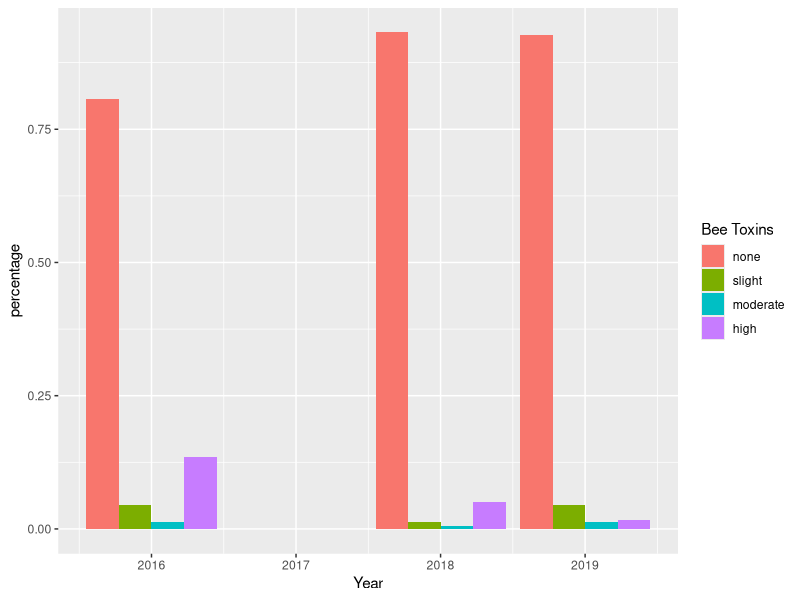
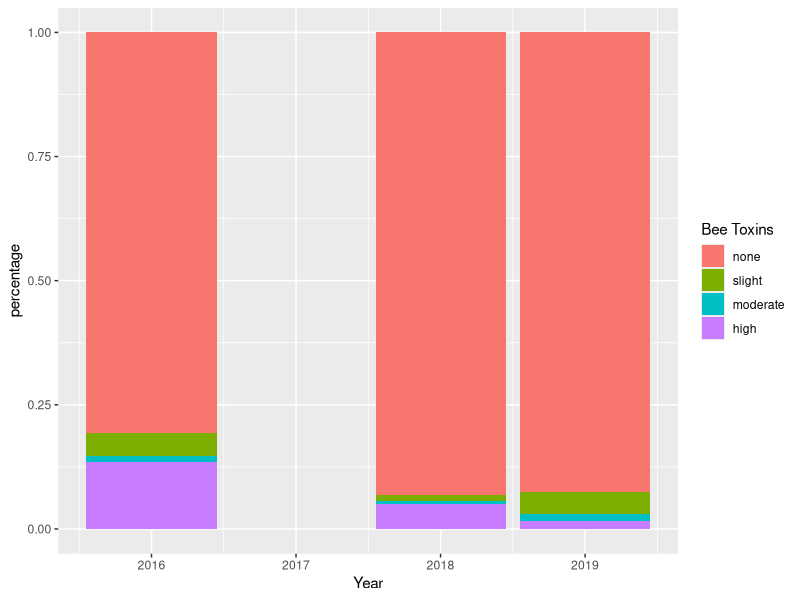

These figures' R source, in order:
##  for data info see
##  https://quickstats.nass.usda.gov/

##  Note: CV Coefficient of variation. Available for the 2012 Census of Agriculture
##        only. County-level CVs are generalized.

library(tidyverse)
library(magrittr)

#############################################################
## load data

strawb <- read.csv("Strawberries.csv")

#############################################################
## Drop the no-info columns

#去掉没有信息的列

drop_no_info_cols <- function(df){
  cnames = colnames(strawb)
  T = NULL
  for(i in 1:ncol(df)){T <- c(T, nrow(unique(df[i])))}
  drop_cols <- cnames[which(T == 1)]
  return(select(df, !all_of(drop_cols)))
}

strawb <- drop_no_info_cols(strawb)

#############################################################

#把"Data.Item"分成4个部分

strawb %<>% separate(col=Data.Item,
                     into = c("Strawberries", "items", "discription", "units"),
                     sep = ",",
                     fill = "right")

## explore

#看看straw里的"Strawberries", "items", "discription", "units"这几列有哪些类信息

distinct(strawb, Strawberries)
distinct(strawb, items)
distinct(strawb, discription)
distinct(strawb, units)
?distinct



#############################################################
## Separate Domain into 2 columns

#把"Domain"分成2个部分

strawb %<>%  separate(col=Domain,
                      into = c("dname", "type" ), 
                      sep = ",", 
                      fill = "right")

distinct(strawb, dname)
distinct(strawb, type)

#############################################################
## make a copy of Domain.Category

#创建"Chemicals",内容等于"Domain.Category"

strawb %<>% 
  mutate(Chemicals = Domain.Category) %>% 
  relocate(Chemicals, .after = Domain.Category) 

## vector of logicals for each row with "CHEM" at 
## the start of strawb$Chemicals

#把"Chemicals"里写了"CHEM"的挑出来,然后看有多少个

bb <- strawb$Chemicals %>% str_detect("CHEM")
bb
sum(bb)
?str_detect


## index 

#dim(x)讲解：http://www.stat.umn.edu/macanova/htmlhelp/node95.htm
#dim(x)[1]是行数，dim(x)[2]是列数

ind_C <- (!bb)*(1:dim(strawb)[1])

#去掉ind_C中的0
#r1即为chemical 列中不含字符串“CHEM”的项的index
r1 <- ind_C[ind_C > 0]
## set entries in Chemicals column to " " if they don't start with CHEM

#将"Chemicals"里没有写"CHEM"的项变成空的

strawb$Chemicals[r1] <- " "

strawb$Chemicals[r1]

#############################################################
## now we need a list of chemicals

#把"Chemicals"分成2个部分

# This line of code change the setting, helping us skip any entry that cannot be translated.
# https://stackoverflow.com/questions/4993837/r-invalid-multibyte-string
Sys.setlocale("LC_ALL", "C")


strawb %<>% separate(col = Chemicals,
                     into = c("title", "details"),
                     sep = '[:]',
                     fill = "right",)






#str_trim()从字符串的开头和结尾删除空格
#str_squish()还减少了字符串内的重复空格
library(stringr)
?str_extract()

# ----------------------------------
distinct(strawb, details)
unique(str_trim(strawb$details))
unique(strawb$details)
unique(str_extract(str_trim(strawb$details) ,"[^(].*[^)]")) 
#其中[^(]意思是以(开头的 .的意思不明 *意思是重复此操作多次 [^)]意思是匹配)
# 见10:03   https://www.youtube.com/watch?v=PcUJXrN-C_E&ab_channel=RProgramming

unique(str_extract(str_trim(strawb$details) ,"[^(].+[^)]"))
# 这种方式也可取出括号中的内容
# https://stackoverflow.com/questions/38231081/extract-info-inside-parenthesis-in-r
unique(str_match(str_trim(strawb$details), "\\((.*)\\)"))

# -----------------------------------

# 取出detail列的括号中的内容(除去括号)，原理见上
strawb %<>% mutate(details = str_extract(str_trim(details) ,"[^(].*[^)]") )
# 除掉type列的空格
strawb %<>% mutate(type = str_trim(type))


distinct(strawb, details)
distinct(strawb, type)


#############################################################
## Note that the 3021 rows in strawb have been spit into three subsets here
## But, be careful -- the columns are sill not sorted out
## 根据化学类型（type列）把数据分成了四个类别
strawb_chem <- strawb %>% filter((type=="FUNGICIDE")|
                                   (type=="HERBICIDE")|
                                   (type=="INSECTICIDE"))

strawb_other <- strawb %>% filter(type=="OTHER")

strawb_na <- strawb %>% filter(is.na(type)==TRUE)

#############################################################
## look at herbicides in particular

strawb_herb <- strawb %>% 
  filter(type=="HERBICIDE")

distinct(strawb_herb, details)

## more exploration

distinct(strawb_chem, details)
distinct(strawb_other, details)
distinct(strawb_na, details)

#############################################################
#############################################################
## explore California

strawb_chem <- drop_no_info_cols(strawb_chem)
strawb_other <- drop_no_info_cols(strawb_other)
names(strawb_chem)
names(strawb)

chem_list <- distinct(strawb_chem, details)

chem_list <- rbind2(chem_list,distinct(strawb_other, details))

strawb_california_2020 <- strawb %>% filter((State == "CALIFORNIA")&(Year==2020))

## aa <- strawb$Year[4]
## GLUFOSINATE-AMMONIUM = 128850

strawb__2019_Californi_GLUFOSINATE_AMMONIUM <- strawb_herb %>% filter((State=="CALIFORNIA")&
                                                                        (Year==2019)&
                                                                        (details=="GLUFOSINATE-AMMONIUM = 128850"))

## this table is full of repetition and multiple related measurements!!

#############################################################
### let's look at the other states

distinct(strawb_chem, State)

#############################################################
#############################################################
### focus on Florida

strawb_chem_FLORIDA_2020 <- strawb_chem %>% 
  filter((State == "FLORIDA")&(Year==2020))


head(strawb_chem_FLORIDA_2020)

## there's nothing in strawb_chem_FLORIDA_2020 -- California was the same way
## probably drop year 2020

strawb_chem_FLORIDA_2019 <- strawb_chem %>% 
  filter((State == "FLORIDA")&(Year==2019))

head(strawb_chem_FLORIDA_2019)

strawb_herb_FLORIDA_2019  <- strawb_herb %>% 
  filter((State == "FLORIDA")&(Year==2019))

head(strawb_herb_FLORIDA_2019)
## get rid of as much redundant data as possible

strawb_herb_FLORIDA_2019 <- drop_no_info_cols(strawb_herb_FLORIDA_2019)
head(strawb_herb_FLORIDA_2019)
str(strawb_herb_FLORIDA_2019)


## this is a table for Florida Strawberries Herbicides 2019
## get rid of the redundant Domain.Category column

strawb_herb_FLORIDA_2019 %<>% 
  select(-Domain.Category)




head(strawb_herb_FLORIDA_2019)

# strawb_herb_FLORIDA_2019_a <- straw_h %>% 
#   pivot_wider()

## Note that there is still a lot of clean-up left to do -- 
## which could have been done earlier in the larger table
## but we'll do it here 
## also note that there is no data available -- except for the identity
## of the herbicides used

strawb_herb_FLORIDA_2019 %<>% separate(col = items,
                                       into = c("it", "what"), 
                                       sep = "-",
                                       fill = "right")


## drop column it

strawb_herb_FLORIDA_2019 %<>%
  select(-it)

## relocate details to the first column

strawb_herb_FLORIDA_2019 %<>%  
  relocate(details, .before = what)

head(strawb_herb_FLORIDA_2019)

## rename "details column to "herbicides"
strawb_herb_FLORIDA_2019 %<>% 
  rename(herbicides = details)

## Now you can clearly see that this is a small table of 5 herbicides measured in 5 ways
## use pivot to make your table wider.  

## This R script has taken you down a path from the large table about strawberries
## to this table about herbicide application in Florida.

## Now, you're ready to go back to the start and deliver your exploration of the entire dataset.
## You can get tables for insecticides, herbicides, fungicides, and fertilizers for each state.

## You don't know the toxicity for each chemical, but you have some examples of both dangerous
## chemicals and benign chemicals.  

## you also don't have CV.  the NASS system has indicated the CV is only available 
## for the year 2021,  

#############################################################
#############################################################
pesticides <- read_csv("Pesticides(1).csv")
pesticides

strawb_select <- select(strawb, Year, State, items, discription, units, dname, type, details, Value)
strawb_select
names(strawb_select)
head(strawb_select)

#去除"Pesticide"和"details"的NA项
pesticides <- pesticides %>% 
  filter(!is.na(Pesticide))
 
strawb_select <- strawb_select %>% 
  filter(!is.na(details))


strawb_select %<>% separate(col = details, 
                            into = c("chemical_name", "chemical_id"), 
                            sep = "=", 
                            fill = "right")
head(strawb_select)


#使"Pesticide"变成大写，这样可以match数据集strawb里的大写


pesticides <- pesticides %>% 
  mutate(Pesticide = toupper(Pesticide))

head(pesticides$Pesticide)

#trimws：删除前导/尾随空格
strawb_select <- strawb_select %>% 
  mutate(chemical_name = str_trim(chemical_name))

# view(strawb_select$chemical_name)

# strawb_select <- mutate(strawb_select, chemical_name = trimws(chemical_name))

# distinct(strawb_select, chemical_name)
# view(distinct(pesticides, Pesticide))


#-----------------------------------------------------------------
#joined <- inner_join(strawb_select, pesticides, 
#                     by = c("chemical_name" = "Pesticide"))

#--------------------------------------------------------------------


pesticides1 <- pesticides %>% 
  rename(chemical_name = Pesticide)
# install.packages("prob")
# library(prob)
## Since inner_join drops all observations that do not match, I choose left_join here.
joined2 <- left_join(strawb_select, pesticides1,
                     by = "chemical_name")

library(dplyr)
# detach("package:stats")
# detach("timeSeries")

length(intersect(pesticides1$chemical_name, strawb_select$chemical_name))
length(unique(pesticides1$chemical_name))
length(unique(strawb_select$chemical_name))

head(pesticides1)
names(pesticides1)




#############################################################

strawb <- read.csv("Strawberries.csv")
joined2
unique(joined2$discription)


# 有几个州，几种计量单位。
distinct(joined2,State)
distinct(joined2, discription)

#按周subset数据
california <- joined2 %>% 
  filter(State == "CALIFORNIA")
florida <- joined2 %>% 
  filter(State == "FLORIDA")
oregon <- joined2 %>% 
  filter(State == "OREGON")
washington <- joined2 %>% 
  filter(State == "WASHINGTON")

# 按化学物质种类subset 加州的数据

cali_chem <- california %>% filter((type=="FUNGICIDE")|
                                   (type=="HERBICIDE")|
                                   (type=="INSECTICIDE"))

flo_chem <- florida %>% filter((type=="FUNGICIDE")|
                                     (type=="HERBICIDE")|
                                     (type=="INSECTICIDE"))

ore_chem <- oregon %>% filter((type=="FUNGICIDE")|
                                     (type=="HERBICIDE")|
                                     (type=="INSECTICIDE"))

wash_chem <- washington %>% filter((type=="FUNGICIDE")|
                                     (type=="HERBICIDE")|
                                     (type=="INSECTICIDE"))






cali_other <- california %>% filter(type=="OTHER")

#no chemical
cali_na <- california %>% filter(is.na(type)==TRUE)


#其中， 含化学物质的按照年份，化学物质种类 计量单位分类。

cali_chem1 <- cali_chem %>% 
  group_by(Year, type, discription) %>% 
  summarise(count = n())


flo_chem1 <- flo_chem %>% 
  group_by(Year, type, discription) %>% 
  summarise(count = n())

ore_chem1 <- ore_chem %>% 
  group_by(Year, type, discription) %>% 
  summarise(count = n())

wash_chem1 <- wash_chem %>% 
  group_by(Year, type, discription) %>% 
  summarise(count = n())






# 我们发现1.加州2017和2020年数据缺失 2. 五种计量单位的使用频率差不多。

#讲value一栏转化为numeric
cali_chem$Value <- as.numeric(cali_chem$Value)
flo_chem$Value <- as.numeric(flo_chem$Value)
ore_chem$Value <- as.numeric(ore_chem$Value)
wash_chem$Value <- as.numeric(wash_chem$Value)




# 在分类总结中加入平均的value, 出现了错误。
# cali_chem1 <- cali_chem %>% 
#   group_by(Year, type, discription) %>% 
#   summarise(count = n(), value_sum = sum(Value))
# 
# flo_chem1 <- cali_chem %>%
#   group_by(Year, type, discription) %>%
#   summarise(count = n(), value_sum = sum(Value))
# 
# cali_chem1 <- cali_chem %>%
#   group_by(Year, type, discription) %>%
#   summarise(count = n(), value_sum = sum(Value))
# 
# cali_chem1 <- cali_chem %>%
#   group_by(Year, type, discription) %>%
#   summarise(count = n(), value_sum = sum(Value))






# 我们发现measured in lb明显大与其它计量单位的量。此处应查pdf关于计量单位的描述作出相应调整。



aa <- !is.na(cali_chem$`Bee Toxins`)
ind_C1 <- (!aa)*(1:dim(cali_chem)[1])
r2 <- ind_C1[ind_C1>0]
cali_chem$`Bee Toxins`[r2] <- "none"



cali_chem_summary <- cali_chem %>% 
  group_by(Year,`Bee Toxins`) %>% 
  summarise(total_usage = sum(Value, na.rm = T))


bb <- !is.na(flo_chem$`Bee Toxins`)
ind_C2 <- (!bb)*(1:dim(flo_chem)[1])
r3 <- ind_C2[ind_C2>0]
flo_chem$`Bee Toxins`[r3] <- "none"



flo_chem_summary <- flo_chem %>% 
  group_by(Year,`Bee Toxins`) %>% 
  summarise(total_usage = sum(Value, na.rm = T))


cc <- !is.na(ore_chem$`Bee Toxins`)
ind_C3 <- (!cc)*(1:dim(ore_chem)[1])
r4 <- ind_C3[ind_C3>0]
ore_chem$`Bee Toxins`[r4] <- "none"


ore_chem_summary <- ore_chem %>% 
  group_by(Year,`Bee Toxins`) %>% 
  summarise(total_usage = sum(Value, na.rm = T))



dd <- !is.na(wash_chem$`Bee Toxins`)
ind_C4 <- (!dd)*(1:dim(wash_chem)[1])
r5 <- ind_C4[ind_C4>0]
wash_chem$`Bee Toxins`[r5] <- "none"

wash_chem_summary <- wash_chem %>% 
  group_by(Year,`Bee Toxins`) %>% 
  summarise(total_usage = sum(Value, na.rm = T))




#尝试给slight 和 none换个顺序

yy <- factor(as.factor(cali_chem_summary$`Bee Toxins`), levels = c("none", "slight" , "moderate", "high"))

cali_chem_summary$`Bee Toxins` <- yy

cali_chem_summary_ordered <- cali_chem_summary %>% 
  arrange(Year,`Bee Toxins`)


# 算出每年总用量
cali_chem_summary1 <- cali_chem_summary %>% 
  group_by(Year) %>% 
  summarise(useageofyear = sum(total_usage))

flo_chem_summary <- flo_chem_summary %>% 
  group_by(Year) %>% 
  summarise(useageofyear = sum(total_usage))

ore_chem_summary <- ore_chem_summary %>% 
  group_by(Year) %>% 
  summarise(useageofyear = sum(total_usage))

wash_chem_summary <- wash_chem_summary %>% 
  group_by(Year) %>% 
  summarise(useageofyear = sum(total_usage))






#整理出每年的关于蜜蜂毒性的高中低无的使用量，百分比
perc_col = matrix(cbind(cali_chem_summary_ordered$total_usage[1:4] / 6046.092 , cali_chem_summary_ordered$total_usage[5:8] / 9177.122, cali_chem_summary_ordered$total_usage[9:12] / 8457.764), nrow = 12)
cali_chem_summary_ordered$percentage <- perc_col

# perc_col = matrix(cbind(flo_chem_summary$total_usage[1:4] / 6046.092 , cali_chem_summary_ordered$total_usage[5:8] / 9177.122, cali_chem_summary_ordered$total_usage[9:12] / 8457.764), nrow = 12)
# cali_chem_summary_ordered$percentage <- perc_col
# 
# 



# ggplot(cali_chem_summary) +
#  geom_histogram(aes(x = Year, y = percentage), stat = "identity", fill = Bee Toxins, width = 0.4)
 # geom_histogram(aes(x = ages, y = value), stat = "identity", fill = "blue", width = 0.5, position = "dodge")

ggplot(cali_chem_summary_ordered, aes(x = Year, y = percentage, fill = `Bee Toxins`)) +
  geom_col(position = "dodge")



#
#stacked plot
ggplot(cali_chem_summary_ordered, aes(fill = `Bee Toxins`, y = percentage, x = Year)) + 
  geom_bar(position="stack", stat="identity")

# About map. Shiny: scroller: year
#                color: f that maps percentage of useage in high level bee toxin chemicals in this state. use select input.
# make the stacked 





